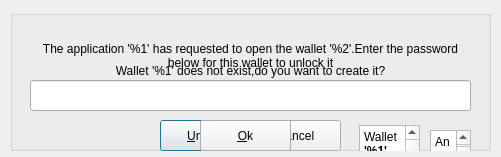
<?xml version="1.0" encoding="UTF-8"?>
<ui version="4.0">
 <class>password_dialog</class>
 <widget class="QDialog" name="password_dialog">
  <property name="geometry">
   <rect>
    <x>0</x>
    <y>0</y>
    <width>501</width>
    <height>157</height>
   </rect>
  </property>
  <property name="windowTitle">
   <string>lxqt wallet service</string>
  </property>
  <property name="windowIcon">
   <iconset>
    <normaloff>lxqt_wallet_icon.png</normaloff>lxqt_wallet_icon.png</iconset>
  </property>
  <widget class="QGroupBox" name="groupBox">
   <property name="geometry">
    <rect>
     <x>10</x>
     <y>10</y>
     <width>481</width>
     <height>141</height>
    </rect>
   </property>
   <property name="title">
    <string/>
   </property>
   <widget class="QLabel" name="labelHeader">
    <property name="geometry">
     <rect>
      <x>20</x>
      <y>20</y>
      <width>441</width>
      <height>51</height>
     </rect>
    </property>
    <property name="text">
     <string>The application '%1' has requested to open the wallet '%2'.Enter the password below for this wallet to unlock it</string>
    </property>
    <property name="alignment">
     <set>Qt::AlignCenter</set>
    </property>
    <property name="wordWrap">
     <bool>true</bool>
    </property>
   </widget>
   <widget class="QLineEdit" name="lineEditKey">
    <property name="geometry">
     <rect>
      <x>20</x>
      <y>70</y>
      <width>441</width>
      <height>31</height>
     </rect>
    </property>
    <property name="echoMode">
     <enum>QLineEdit::Password</enum>
    </property>
   </widget>
   <widget class="QLabel" name="labelWalletDoesNotExist">
    <property name="geometry">
     <rect>
      <x>10</x>
      <y>20</y>
      <width>461</width>
      <height>81</height>
     </rect>
    </property>
    <property name="text">
     <string>Wallet '%1' does not exist,do you want to create it?</string>
    </property>
    <property name="alignment">
     <set>Qt::AlignCenter</set>
    </property>
   </widget>
   <widget class="QTextEdit" name="textEdit_2">
    <property name="geometry">
     <rect>
      <x>349</x>
      <y>115</y>
      <width>61</width>
      <height>51</height>
     </rect>
    </property>
    <property name="html">
     <string>&lt;!DOCTYPE HTML PUBLIC &quot;-//W3C//DTD HTML 4.0//EN&quot; &quot;http://www.w3.org/TR/REC-html40/strict.dtd&quot;&gt;
&lt;html&gt;&lt;head&gt;&lt;meta name=&quot;qrichtext&quot; content=&quot;1&quot; /&gt;&lt;style type=&quot;text/css&quot;&gt;
p, li { white-space: pre-wrap; }
&lt;/style&gt;&lt;/head&gt;&lt;body style=&quot; font-family:'Sans Serif'; font-size:9pt; font-weight:400; font-style:normal;&quot;&gt;
&lt;p style=&quot; margin-top:0px; margin-bottom:0px; margin-left:0px; margin-right:0px; -qt-block-indent:0; text-indent:0px;&quot;&gt;Wallet &lt;span style=&quot; font-weight:600;&quot;&gt;'%1'&lt;/span&gt; does not exist, do you want to create it?&lt;/p&gt;&lt;/body&gt;&lt;/html&gt;</string>
    </property>
   </widget>
   <widget class="QTextEdit" name="textEdit">
    <property name="geometry">
     <rect>
      <x>420</x>
      <y>120</y>
      <width>41</width>
      <height>31</height>
     </rect>
    </property>
    <property name="html">
     <string>&lt;!DOCTYPE HTML PUBLIC &quot;-//W3C//DTD HTML 4.0//EN&quot; &quot;http://www.w3.org/TR/REC-html40/strict.dtd&quot;&gt;
&lt;html&gt;&lt;head&gt;&lt;meta name=&quot;qrichtext&quot; content=&quot;1&quot; /&gt;&lt;style type=&quot;text/css&quot;&gt;
p, li { white-space: pre-wrap; }
&lt;/style&gt;&lt;/head&gt;&lt;body style=&quot; font-family:'Sans Serif'; font-size:9pt; font-weight:400; font-style:normal;&quot;&gt;
&lt;p style=&quot; margin-top:0px; margin-bottom:0px; margin-left:0px; margin-right:0px; -qt-block-indent:0; text-indent:0px;&quot;&gt;An application &lt;span style=&quot; font-weight:600;&quot;&gt;'%1'&lt;/span&gt; has requested to open a wallet&lt;span style=&quot; font-weight:600;&quot;&gt; '%2'&lt;/span&gt;. Enter the password below for this wallet to unlock it.&lt;/p&gt;&lt;/body&gt;&lt;/html&gt;</string>
    </property>
   </widget>
  </widget>
  <widget class="QPushButton" name="pushButtonSend">
   <property name="geometry">
    <rect>
     <x>160</x>
     <y>120</y>
     <width>91</width>
     <height>31</height>
    </rect>
   </property>
   <property name="text">
    <string>&amp;Unlock</string>
   </property>
   <property name="default">
    <bool>true</bool>
   </property>
  </widget>
  <widget class="QPushButton" name="pushButtonCancel">
   <property name="geometry">
    <rect>
     <x>250</x>
     <y>120</y>
     <width>91</width>
     <height>31</height>
    </rect>
   </property>
   <property name="text">
    <string>&amp;Cancel</string>
   </property>
  </widget>
  <widget class="QPushButton" name="pushButtonOK">
   <property name="geometry">
    <rect>
     <x>200</x>
     <y>120</y>
     <width>91</width>
     <height>31</height>
    </rect>
   </property>
   <property name="text">
    <string>ok</string>
   </property>
  </widget>
  <widget class="QPushButton" name="pushButtonOK_2">
   <property name="geometry">
    <rect>
     <x>200</x>
     <y>120</y>
     <width>91</width>
     <height>31</height>
    </rect>
   </property>
   <property name="text">
    <string>&amp;Ok</string>
   </property>
  </widget>
 </widget>
 <resources/>
 <connections/>
</ui>
